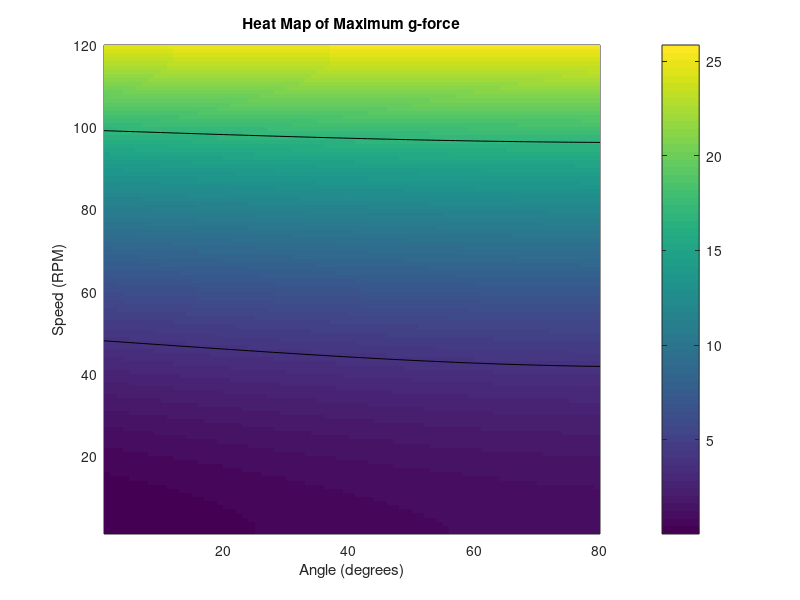

This figure's MATLAB source:
function stuff = ride()
    rideRPM = 0;
    rideSpeedRad = 0; %rad/s
    gravity = 9.81; %m/s^2
    rideRadius = 15.25; %m
    personMass = 80.7; %kg, americans are fat
    angle = 0;
    
    rideSpeed = rideSpeedRad * rideRadius;
    
    bottoms = zeros(120, 80);
    tops = zeros(120, 80);
    
    increment = 1;
    
    for r = 1:120
        rideRPM = rideRPM + increment;
        rideSpeedRad = rideRPM / 30; %1 rpm = 1/30 rad/s
        rideSpeed = rideSpeedRad * rideRadius;
        gForce = rideSpeed^2 / rideRadius;
        for c = 1:80
            bottoms(r, c) = gForce + (gravity * sin(c*pi/180));
            tops(r, c) = gForce - (gravity * sin(c*pi/180));
        end
    end
    
%     plot(bottoms./gravity);
%     hold on;
%     plot(tops./gravity);
    h = pcolor(bottoms./gravity);
    colorbar;
    axis([1, 80, 1, 120]);
    set(h, 'EdgeColor', 'none');
    xlabel('Angle (degrees)');
    ylabel('Speed (RPM)');
    title('Heat Map of Maximum g-force');
    hold on;
    contour(bottoms./gravity, [4, 17], 'LineColor', [0, 0, 0]);
end